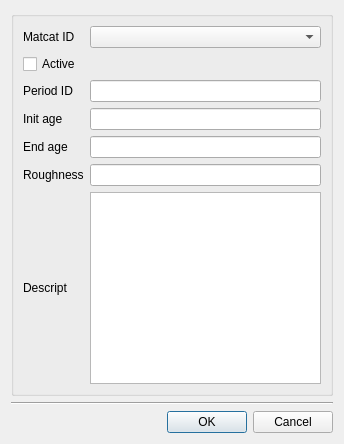
<?xml version="1.0" encoding="UTF-8"?>
<ui version="4.0">
 <class>dlg_nonvisual_roughness</class>
 <widget class="QDialog" name="dlg_nonvisual_roughness">
  <property name="geometry">
   <rect>
    <x>0</x>
    <y>0</y>
    <width>344</width>
    <height>353</height>
   </rect>
  </property>
  <property name="windowTitle">
   <string>Rule-Based Controls Editor</string>
  </property>
  <layout class="QGridLayout" name="verticalLayout_4">
   <item row="2" column="0" colspan="2">
    <layout class="QHBoxLayout" name="horizontalLayout">
     <property name="sizeConstraint">
      <enum>QLayout::SetDefaultConstraint</enum>
     </property>
     <item>
      <spacer name="horizontalSpacer">
       <property name="orientation">
        <enum>Qt::Horizontal</enum>
       </property>
       <property name="sizeHint" stdset="0">
        <size>
         <width>40</width>
         <height>20</height>
        </size>
       </property>
      </spacer>
     </item>
     <item>
      <widget class="QPushButton" name="btn_accept">
       <property name="text">
        <string>OK</string>
       </property>
      </widget>
     </item>
     <item>
      <widget class="QPushButton" name="btn_cancel">
       <property name="text">
        <string>Cancel</string>
       </property>
      </widget>
     </item>
    </layout>
   </item>
   <item row="1" column="0" colspan="2">
    <widget class="Line" name="line">
     <property name="orientation">
      <enum>Qt::Horizontal</enum>
     </property>
    </widget>
   </item>
   <item row="0" column="0" colspan="2">
    <widget class="QGroupBox" name="groupBox">
     <property name="sizePolicy">
      <sizepolicy hsizetype="Preferred" vsizetype="MinimumExpanding">
       <horstretch>0</horstretch>
       <verstretch>0</verstretch>
      </sizepolicy>
     </property>
     <property name="title">
      <string/>
     </property>
     <layout class="QGridLayout" name="gridLayout">
      <item row="0" column="0" colspan="2">
       <layout class="QGridLayout" name="gridLayout_2">
        <item row="1" column="1">
         <widget class="QComboBox" name="cmb_matcat_id">
          <property name="sizePolicy">
           <sizepolicy hsizetype="MinimumExpanding" vsizetype="Fixed">
            <horstretch>0</horstretch>
            <verstretch>0</verstretch>
           </sizepolicy>
          </property>
         </widget>
        </item>
        <item row="1" column="0">
         <widget class="QLabel" name="lbl_matcat_id">
          <property name="sizePolicy">
           <sizepolicy hsizetype="Preferred" vsizetype="Fixed">
            <horstretch>0</horstretch>
            <verstretch>0</verstretch>
           </sizepolicy>
          </property>
          <property name="text">
           <string>Matcat ID</string>
          </property>
         </widget>
        </item>
        <item row="3" column="0">
         <widget class="QLabel" name="label">
          <property name="text">
           <string>Period ID</string>
          </property>
         </widget>
        </item>
        <item row="4" column="0">
         <widget class="QLabel" name="label_2">
          <property name="text">
           <string>Init age</string>
          </property>
         </widget>
        </item>
        <item row="5" column="0">
         <widget class="QLabel" name="label_3">
          <property name="text">
           <string>End age</string>
          </property>
         </widget>
        </item>
        <item row="6" column="0">
         <widget class="QLabel" name="label_4">
          <property name="text">
           <string>Roughness</string>
          </property>
         </widget>
        </item>
        <item row="7" column="0">
         <widget class="QLabel" name="label_5">
          <property name="text">
           <string>Descript</string>
          </property>
         </widget>
        </item>
        <item row="2" column="0">
         <widget class="QCheckBox" name="chk_active">
          <property name="text">
           <string>Active</string>
          </property>
         </widget>
        </item>
        <item row="3" column="1">
         <widget class="QLineEdit" name="txt_period_id"/>
        </item>
        <item row="4" column="1">
         <widget class="QLineEdit" name="txt_init_age"/>
        </item>
        <item row="5" column="1">
         <widget class="QLineEdit" name="txt_end_age"/>
        </item>
        <item row="6" column="1">
         <widget class="QLineEdit" name="txt_roughness"/>
        </item>
        <item row="7" column="1">
         <widget class="QTextEdit" name="txt_descript"/>
        </item>
       </layout>
      </item>
     </layout>
    </widget>
   </item>
  </layout>
 </widget>
 <resources/>
 <connections/>
</ui>
